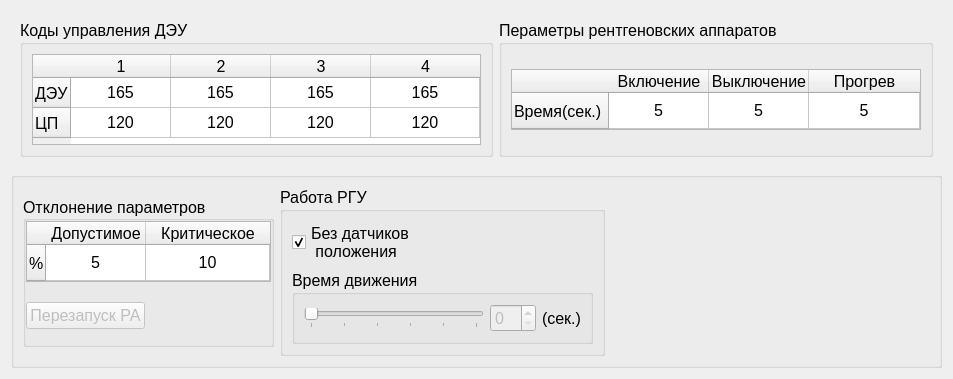
<?xml version="1.0" encoding="UTF-8"?>
<ui version="4.0">
 <class>SPRSettingsRentgenControlWidget</class>
 <widget class="QWidget" name="SPRSettingsRentgenControlWidget">
  <property name="geometry">
   <rect>
    <x>0</x>
    <y>0</y>
    <width>953</width>
    <height>343</height>
   </rect>
  </property>
  <property name="font">
   <font>
    <family>Tahoma</family>
    <pointsize>12</pointsize>
   </font>
  </property>
  <property name="windowTitle">
   <string>Form</string>
  </property>
  <layout class="QVBoxLayout" name="verticalLayout_3">
   <item>
    <widget class="QWidget" name="widget_2" native="true">
     <layout class="QHBoxLayout" name="horizontalLayout_6">
      <item>
       <widget class="QGroupBox" name="groupBox_2">
        <property name="title">
         <string>Коды управления ДЭУ</string>
        </property>
        <property name="alignment">
         <set>Qt::AlignLeading|Qt::AlignLeft|Qt::AlignTop</set>
        </property>
        <property name="flat">
         <bool>false</bool>
        </property>
        <layout class="QHBoxLayout" name="horizontalLayout_4">
         <item>
          <widget class="SPRDEUCodesTable" name="tDEUCode">
           <property name="sizePolicy">
            <sizepolicy hsizetype="MinimumExpanding" vsizetype="MinimumExpanding">
             <horstretch>0</horstretch>
             <verstretch>0</verstretch>
            </sizepolicy>
           </property>
           <property name="minimumSize">
            <size>
             <width>449</width>
             <height>91</height>
            </size>
           </property>
           <property name="maximumSize">
            <size>
             <width>449</width>
             <height>91</height>
            </size>
           </property>
           <property name="font">
            <font>
             <family>Tahoma</family>
             <pointsize>12</pointsize>
            </font>
           </property>
           <property name="autoScroll">
            <bool>true</bool>
           </property>
           <property name="wordWrap">
            <bool>false</bool>
           </property>
           <property name="cornerButtonEnabled">
            <bool>true</bool>
           </property>
           <property name="rowCount">
            <number>2</number>
           </property>
           <property name="columnCount">
            <number>4</number>
           </property>
           <attribute name="horizontalHeaderCascadingSectionResizes">
            <bool>false</bool>
           </attribute>
           <attribute name="horizontalHeaderStretchLastSection">
            <bool>true</bool>
           </attribute>
           <attribute name="verticalHeaderStretchLastSection">
            <bool>false</bool>
           </attribute>
           <row>
            <property name="text">
             <string>ДЭУ</string>
            </property>
           </row>
           <row>
            <property name="text">
             <string>ЦП</string>
            </property>
           </row>
           <column>
            <property name="text">
             <string>1</string>
            </property>
           </column>
           <column>
            <property name="text">
             <string>2</string>
            </property>
           </column>
           <column>
            <property name="text">
             <string>3</string>
            </property>
           </column>
           <column>
            <property name="text">
             <string>4</string>
            </property>
           </column>
           <item row="0" column="0">
            <property name="text">
             <string>165</string>
            </property>
            <property name="textAlignment">
             <set>AlignCenter</set>
            </property>
           </item>
           <item row="0" column="1">
            <property name="text">
             <string>165</string>
            </property>
            <property name="textAlignment">
             <set>AlignCenter</set>
            </property>
           </item>
           <item row="0" column="2">
            <property name="text">
             <string>165</string>
            </property>
            <property name="textAlignment">
             <set>AlignCenter</set>
            </property>
           </item>
           <item row="0" column="3">
            <property name="text">
             <string>165</string>
            </property>
            <property name="textAlignment">
             <set>AlignCenter</set>
            </property>
           </item>
           <item row="1" column="0">
            <property name="text">
             <string>120</string>
            </property>
            <property name="textAlignment">
             <set>AlignCenter</set>
            </property>
           </item>
           <item row="1" column="1">
            <property name="text">
             <string>120</string>
            </property>
            <property name="textAlignment">
             <set>AlignCenter</set>
            </property>
           </item>
           <item row="1" column="2">
            <property name="text">
             <string>120</string>
            </property>
            <property name="textAlignment">
             <set>AlignCenter</set>
            </property>
           </item>
           <item row="1" column="3">
            <property name="text">
             <string>120</string>
            </property>
            <property name="textAlignment">
             <set>AlignCenter</set>
            </property>
           </item>
          </widget>
         </item>
         <item>
          <spacer name="horizontalSpacer_2">
           <property name="orientation">
            <enum>Qt::Horizontal</enum>
           </property>
           <property name="sizeType">
            <enum>QSizePolicy::Expanding</enum>
           </property>
           <property name="sizeHint" stdset="0">
            <size>
             <width>0</width>
             <height>20</height>
            </size>
           </property>
          </spacer>
         </item>
        </layout>
       </widget>
      </item>
      <item>
       <widget class="QGroupBox" name="groupBox_3">
        <property name="title">
         <string>Пераметры рентгеновских аппаратов</string>
        </property>
        <layout class="QHBoxLayout" name="horizontalLayout_5">
         <item>
          <widget class="QTableWidget" name="tPapamsRA">
           <property name="sizePolicy">
            <sizepolicy hsizetype="Maximum" vsizetype="Maximum">
             <horstretch>0</horstretch>
             <verstretch>0</verstretch>
            </sizepolicy>
           </property>
           <property name="minimumSize">
            <size>
             <width>410</width>
             <height>61</height>
            </size>
           </property>
           <property name="maximumSize">
            <size>
             <width>410</width>
             <height>61</height>
            </size>
           </property>
           <property name="font">
            <font>
             <family>Tahoma</family>
             <pointsize>12</pointsize>
            </font>
           </property>
           <property name="verticalScrollBarPolicy">
            <enum>Qt::ScrollBarAlwaysOff</enum>
           </property>
           <property name="horizontalScrollBarPolicy">
            <enum>Qt::ScrollBarAlwaysOff</enum>
           </property>
           <attribute name="horizontalHeaderStretchLastSection">
            <bool>true</bool>
           </attribute>
           <attribute name="verticalHeaderStretchLastSection">
            <bool>true</bool>
           </attribute>
           <row>
            <property name="text">
             <string>Время(сек.)</string>
            </property>
           </row>
           <column>
            <property name="text">
             <string>Включение</string>
            </property>
           </column>
           <column>
            <property name="text">
             <string>Выключение</string>
            </property>
           </column>
           <column>
            <property name="text">
             <string>Прогрев</string>
            </property>
           </column>
           <item row="0" column="0">
            <property name="text">
             <string>5</string>
            </property>
            <property name="textAlignment">
             <set>AlignCenter</set>
            </property>
           </item>
           <item row="0" column="1">
            <property name="text">
             <string>5</string>
            </property>
            <property name="textAlignment">
             <set>AlignCenter</set>
            </property>
           </item>
           <item row="0" column="2">
            <property name="text">
             <string>5</string>
            </property>
            <property name="textAlignment">
             <set>AlignCenter</set>
            </property>
           </item>
          </widget>
         </item>
         <item>
          <spacer name="horizontalSpacer">
           <property name="orientation">
            <enum>Qt::Horizontal</enum>
           </property>
           <property name="sizeHint" stdset="0">
            <size>
             <width>0</width>
             <height>20</height>
            </size>
           </property>
          </spacer>
         </item>
        </layout>
       </widget>
      </item>
     </layout>
    </widget>
   </item>
   <item>
    <widget class="QGroupBox" name="groupBox">
     <layout class="QHBoxLayout" name="horizontalLayout">
      <item>
       <widget class="QGroupBox" name="groupBox_4">
        <property name="sizePolicy">
         <sizepolicy hsizetype="Maximum" vsizetype="Maximum">
          <horstretch>0</horstretch>
          <verstretch>0</verstretch>
         </sizepolicy>
        </property>
        <property name="minimumSize">
         <size>
          <width>251</width>
          <height>151</height>
         </size>
        </property>
        <property name="maximumSize">
         <size>
          <width>251</width>
          <height>151</height>
         </size>
        </property>
        <property name="title">
         <string>Отклонение параметров</string>
        </property>
        <property name="alignment">
         <set>Qt::AlignLeading|Qt::AlignLeft|Qt::AlignVCenter</set>
        </property>
        <layout class="QVBoxLayout" name="verticalLayout_2">
         <property name="leftMargin">
          <number>0</number>
         </property>
         <property name="topMargin">
          <number>0</number>
         </property>
         <property name="rightMargin">
          <number>0</number>
         </property>
         <property name="bottomMargin">
          <number>0</number>
         </property>
         <item>
          <widget class="QTableWidget" name="tDiffParams">
           <property name="sizePolicy">
            <sizepolicy hsizetype="Maximum" vsizetype="Maximum">
             <horstretch>0</horstretch>
             <verstretch>0</verstretch>
            </sizepolicy>
           </property>
           <property name="minimumSize">
            <size>
             <width>231</width>
             <height>61</height>
            </size>
           </property>
           <property name="maximumSize">
            <size>
             <width>260</width>
             <height>61</height>
            </size>
           </property>
           <property name="font">
            <font>
             <family>Tahoma</family>
             <pointsize>12</pointsize>
            </font>
           </property>
           <attribute name="horizontalHeaderStretchLastSection">
            <bool>true</bool>
           </attribute>
           <attribute name="verticalHeaderStretchLastSection">
            <bool>true</bool>
           </attribute>
           <row>
            <property name="text">
             <string>%</string>
            </property>
           </row>
           <column>
            <property name="text">
             <string>Допустимое</string>
            </property>
           </column>
           <column>
            <property name="text">
             <string>Критическое</string>
            </property>
           </column>
           <item row="0" column="0">
            <property name="text">
             <string>5</string>
            </property>
            <property name="textAlignment">
             <set>AlignCenter</set>
            </property>
           </item>
           <item row="0" column="1">
            <property name="text">
             <string>10</string>
            </property>
            <property name="textAlignment">
             <set>AlignCenter</set>
            </property>
           </item>
          </widget>
         </item>
         <item>
          <widget class="QWidget" name="widget" native="true">
           <layout class="QHBoxLayout" name="horizontalLayout_3">
            <property name="leftMargin">
             <number>0</number>
            </property>
            <property name="topMargin">
             <number>0</number>
            </property>
            <property name="rightMargin">
             <number>0</number>
            </property>
            <property name="bottomMargin">
             <number>0</number>
            </property>
            <item>
             <widget class="QPushButton" name="bRARestart">
              <property name="enabled">
               <bool>false</bool>
              </property>
              <property name="text">
               <string>Перезапуск РА</string>
              </property>
             </widget>
            </item>
            <item>
             <spacer name="horizontalSpacer_3">
              <property name="orientation">
               <enum>Qt::Horizontal</enum>
              </property>
              <property name="sizeHint" stdset="0">
               <size>
                <width>124</width>
                <height>20</height>
               </size>
              </property>
             </spacer>
            </item>
           </layout>
          </widget>
         </item>
        </layout>
       </widget>
      </item>
      <item>
       <widget class="QGroupBox" name="groupBox_5">
        <property name="title">
         <string>Работа РГУ</string>
        </property>
        <layout class="QVBoxLayout" name="verticalLayout">
         <item>
          <widget class="QCheckBox" name="cbWOControlPlace">
           <property name="text">
            <string>Без датчиков
 положения</string>
           </property>
           <property name="checked">
            <bool>true</bool>
           </property>
          </widget>
         </item>
         <item>
          <widget class="QGroupBox" name="gbTimeMoveRGU">
           <property name="enabled">
            <bool>true</bool>
           </property>
           <property name="title">
            <string>Время движения</string>
           </property>
           <property name="checkable">
            <bool>false</bool>
           </property>
           <layout class="QHBoxLayout" name="horizontalLayout_2">
            <item>
             <widget class="QSlider" name="slTimeMoveRGU">
              <property name="enabled">
               <bool>true</bool>
              </property>
              <property name="maximum">
               <number>50</number>
              </property>
              <property name="pageStep">
               <number>1</number>
              </property>
              <property name="orientation">
               <enum>Qt::Horizontal</enum>
              </property>
              <property name="tickPosition">
               <enum>QSlider::TicksBelow</enum>
              </property>
              <property name="tickInterval">
               <number>10</number>
              </property>
             </widget>
            </item>
            <item>
             <widget class="QSpinBox" name="lTimeMoveGRU">
              <property name="enabled">
               <bool>false</bool>
              </property>
              <property name="frame">
               <bool>true</bool>
              </property>
              <property name="keyboardTracking">
               <bool>true</bool>
              </property>
             </widget>
            </item>
            <item>
             <widget class="QLabel" name="label_2">
              <property name="text">
               <string>(сек.)</string>
              </property>
             </widget>
            </item>
           </layout>
          </widget>
         </item>
        </layout>
       </widget>
      </item>
      <item>
       <spacer name="horizontalSpacer_4">
        <property name="orientation">
         <enum>Qt::Horizontal</enum>
        </property>
        <property name="sizeHint" stdset="0">
         <size>
          <width>40</width>
          <height>20</height>
         </size>
        </property>
       </spacer>
      </item>
     </layout>
    </widget>
   </item>
  </layout>
 </widget>
 <customwidgets>
  <customwidget>
   <class>SPRDEUCodesTable</class>
   <extends>QTableWidget</extends>
   <header>sprdeucodestable.h</header>
  </customwidget>
 </customwidgets>
 <resources/>
 <connections>
  <connection>
   <sender>slTimeMoveRGU</sender>
   <signal>sliderMoved(int)</signal>
   <receiver>lTimeMoveGRU</receiver>
   <slot>setValue(int)</slot>
   <hints>
    <hint type="sourcelabel">
     <x>337</x>
     <y>378</y>
    </hint>
    <hint type="destinationlabel">
     <x>408</x>
     <y>379</y>
    </hint>
   </hints>
  </connection>
 </connections>
</ui>
